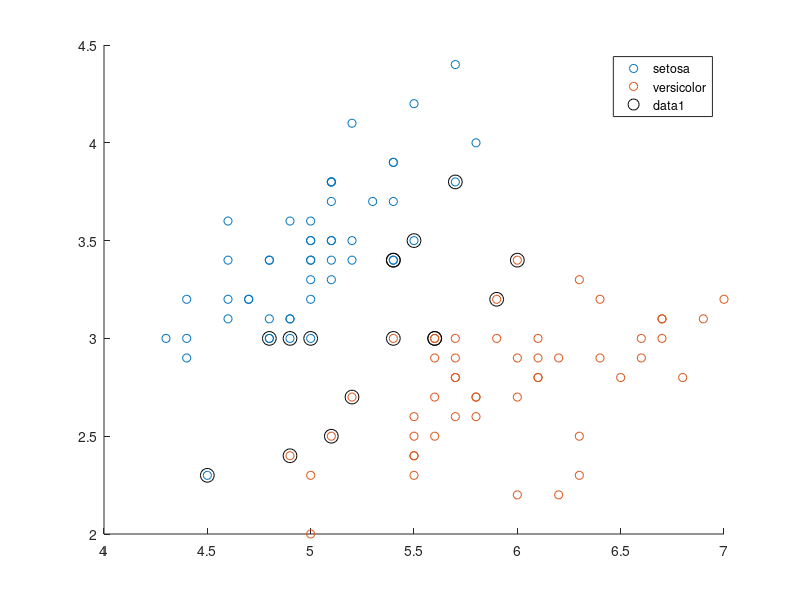

Reproduce this figure in MATLAB. (Note: this script raises an error after producing the figure.)
clear; close all; clc;

%% Question 1%%

% Feature pairs (1,2)

% Load dataset X and ys
load fisheriris
% Choose setosa and versicolor
inds = ~strcmp(species,'virginica');
X = meas(inds,1:2);
y = species(inds);

% Feature Pairs (1,2), (1,3), (1,4), (2,3), (2,4), (3,4)
feature_pairs = [1, 2; 1, 3; 1, 4; 2, 3; 2, 4; 3, 4];

% For each feature pairs
for i = 1:size(feature_pairs, 1)
    % Choose one pair
    X = meas(inds, feature_pairs(i, :));
    
    % Train SVM model
    SVMModel = fitcsvm(X, y);
    
    % Get SVs
    sv      = SVMModel.SupportVectors;
    beta    = SVMModel.Beta; % Linear predictor coefficients
    b       = SVMModel.Bias; % Bias term
    
    % Plot
    figure
    gscatter(X(:, 1), X(:, 2), y)
    hold on
    plot(sv(:, 1), sv(:, 2), 'ko', 'MarkerSize', 10)
    X1 = linspace(min(X(:,1)),max(X(:,1)),100);
    X2 = -(beta(1)/beta(2)*X1)-b/beta(2);
    plot(X1,X2,'-')
    m = 1/sqrt(beta(1)^2 + beta(2)^2);  % Margin half-width
    X1margin_low = X1+beta(1)*m^2;
    X2margin_low = X2+beta(2)*m^2;
    X1margin_high = X1-beta(1)*m^2;
    X2margin_high = X2-beta(2)*m^2;
    plot(X1margin_high,X2margin_high,'b--')
    plot(X1margin_low,X2margin_low,'r--')
    legend('versicolor', 'setosa', 'Support Vector')
    title("Features " + int2str(feature_pairs(i, 1)) + " & " + int2str(feature_pairs(i, 2)) + ...
          " - Number of SVs = " + int2str(length(sv)))
    hold off
end